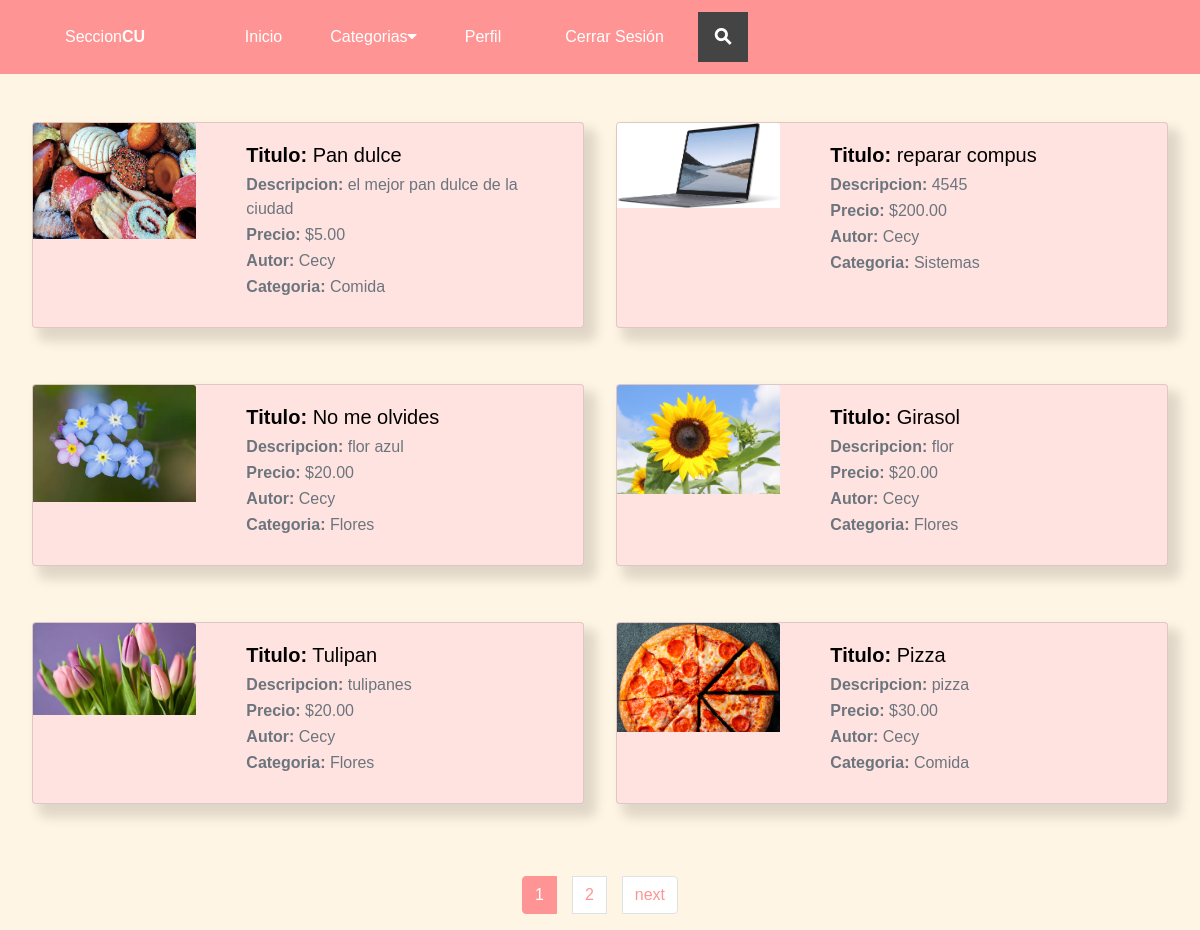
/home/, run on the app's committed database.
### publicaciones/models.py (models this page shows, shortened)
class Publicaciones(models.Model):
    titulo = models.CharField(max_length=50)
    descripcion = models.CharField(max_length=200)
    imagen =  models.ImageField(upload_to='publicaciones', null=True, blank=True)
    estado = models.BooleanField(default=True)
    autor = models.ForeignKey(User, on_delete=models.CASCADE)
    precio = models.DecimalField(max_digits=10, decimal_places=2)
    categoria = models.ForeignKey(Categoria, on_delete=models.CASCADE)
    created = models.DateField(auto_now_add=True)
    updated = models.DateField(auto_now_add=True)
    class Meta:
        verbose_name='publicacion'
        verbose_name_plural = 'publicaciones'

class Categoria(models.Model):
    nombre = models.CharField(max_length=50)
    created = models.DateField(auto_now_add=True)
    updated = models.DateField(auto_now_add=True)
    class Meta:
        verbose_name='categoria'
        verbose_name_plural = 'categorias'
    def __str__(self):
        return self.nombre

### autentificacion/models.py (models this page shows)
class User(AbstractUser):
    email = models.EmailField(
        verbose_name='email address',
        max_length=255,
        unique=True,
    )
    username = models.CharField(max_length=100, unique=False)
    birthdate = models.DateField(null=True, blank=True)
    phone = models.CharField(max_length=10, null=True, blank=True)
    address = models.CharField(max_length=200, null=True, blank=True)
    photo = models.ImageField(upload_to='autentificacion', null=True, blank=True, default='autentificacion/gato.jpg')
    career = models.CharField(max_length=30,null=True, blank=True)
    created = models.DateField(auto_now_add=True)
    USERNAME_FIELD = 'email'
    REQUIRED_FIELDS = ['username']
    def __str__(self):
        return self.username

### publicaciones/views.py (the view)
# urls.py: path("", views.principal, name="home"),
def principal(request):
    publicaciones_all = Publicaciones.objects.all()
    categorias = Categoria.objects.all()
    paginator = Paginator(publicaciones_all, 6)
    page_number = request.GET.get('page')
    publicaciones = paginator.get_page(page_number)
    return render(request, "publicaciones/home.html", {"publicaciones" : publicaciones, "categorias" : categorias})

### publicaciones/templates/publicaciones/home.html (shortened to what this page needs)
{% extends 'publicaciones/nav.html' %}
{% load static %}
{%block content%}
    <div class="publicaciones-2">
        {%for publicacion in publicaciones%}
        <div class="card mb-4 sombreado">
            <div class="row g-0">
              {% if publicacion.imagen %}
                <div class="col-md-4">
                    <img src="{{publicacion.imagen.url}}" class="card-img-top">
                </div>
              {% endif %}
              <div class="col-md-8">
                <div class="card-body">
                    <h5 class="card-title"><span class="span-card">Titulo:</span> {{publicacion.titulo}}</h5>
                    <p class="card-subtitle mb-2 text-muted"><span>Descripcion:</span> {{publicacion.descripcion }}</p>
                    <p class="card-subtitle mb-2 text-muted"><span class="span-card">Precio:</span> ${{publicacion.precio}}</p>
                    <p class="card-subtitle mb-2 text-muted"><span class="span-card">Autor:</span> {{publicacion.autor}}</p>
                    <p class="card-subtitle mb-2 text-muted"><span class="span-card">Categoria:</span> {{publicacion.categoria}}</p>
                </div>
              </div>
            </div>
        </div>
        {%endfor%}
    </div>
{% include "publicaciones/paginacion_publicaciones.html" with page_obj=publicaciones  %}
{%endblock%}

### publicaciones/static/publicaciones/assets/css/header.css (style rules this page uses)
span { font-weight: bold; }
body { font-family: sans-serif; background-color: #FFF5E4; }

### publicaciones/static/publicaciones/assets/css/publicaciones.css (style rules this page uses)
.publicaciones-2 { display: grid; grid-template-columns: repeat(2, 1fr); gap: 2rem; margin: 3rem 2rem 0 2rem; }
.card-title { color: rgb(0, 0, 0); }
.card { background-color: #FFE3E1; }
.sombreado { box-shadow: 9px 10px 12px 3px rgba(0,0,0,0.13); -webkit-box-shadow: 9px 10px 12px 3px rgba(0,0,0,0.13); -moz-box-shadow: 9px 10px 12px 3px rgba(0,0,0,0.13); }
.span-card { font-weight: bold; }

### publicaciones/templates/publicaciones/home.html (style rules this page uses)
img { width: 20%; }

### data on the page
Publicaciones: imagen (picture), titulo "Pan dulce", descripcion "el mejor pan dulce de la ciudad", precio "5.00", autor "Cecy", categoria "Comida"
Publicaciones: imagen (picture), titulo "reparar compus", descripcion "4545", precio "200.00", autor "Cecy", categoria "Sistemas"
Publicaciones: imagen (picture), titulo "No me olvides", descripcion "flor azul", precio "20.00", autor "Cecy", categoria "Flores"
Publicaciones: imagen (picture), titulo "Girasol", descripcion "flor", precio "20.00", autor "Cecy", categoria "Flores"
Publicaciones: imagen (picture), titulo "Tulipan", descripcion "tulipanes", precio "20.00", autor "Cecy", categoria "Flores"
Publicaciones: imagen (picture), titulo "Pizza", descripcion "pizza", precio "30.00", autor "Cecy", categoria "Comida"

### other printed values
{{ i }} "1"
{{ i }} "2"
